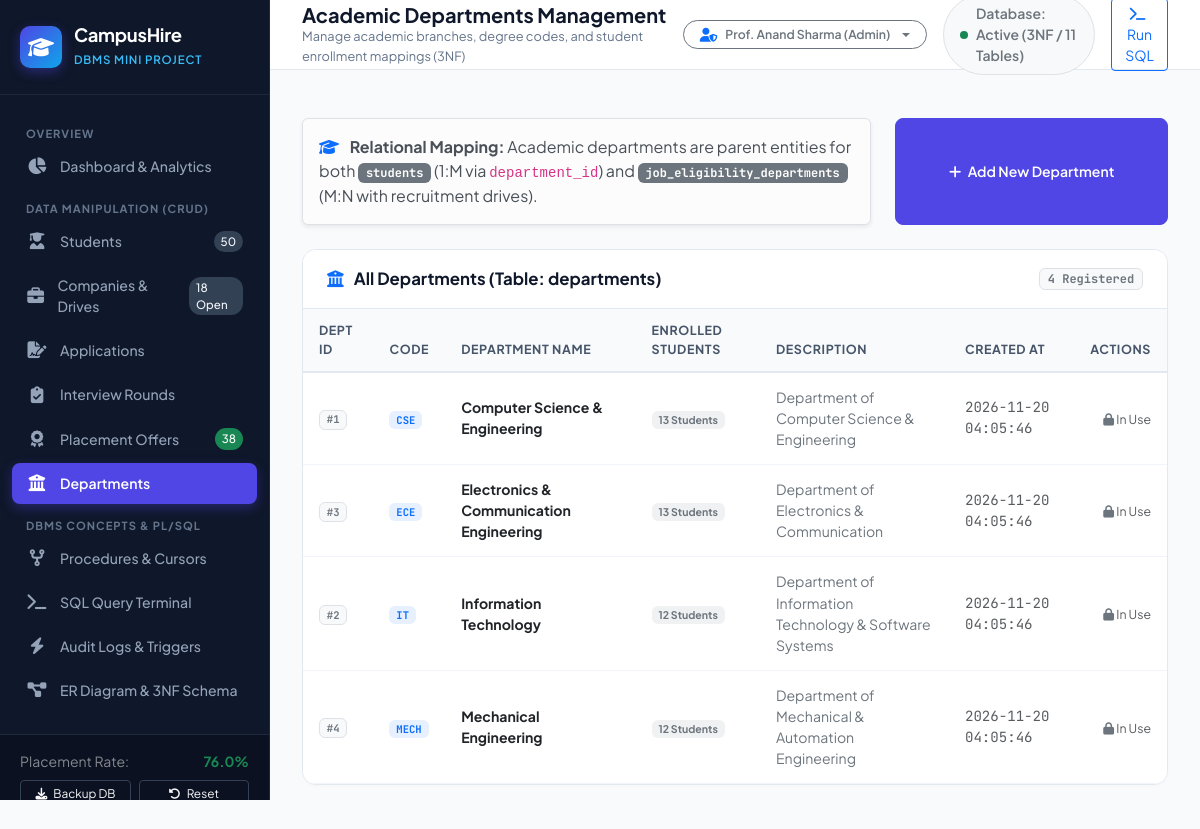
/departments, run on an earlier commit of the app's database.
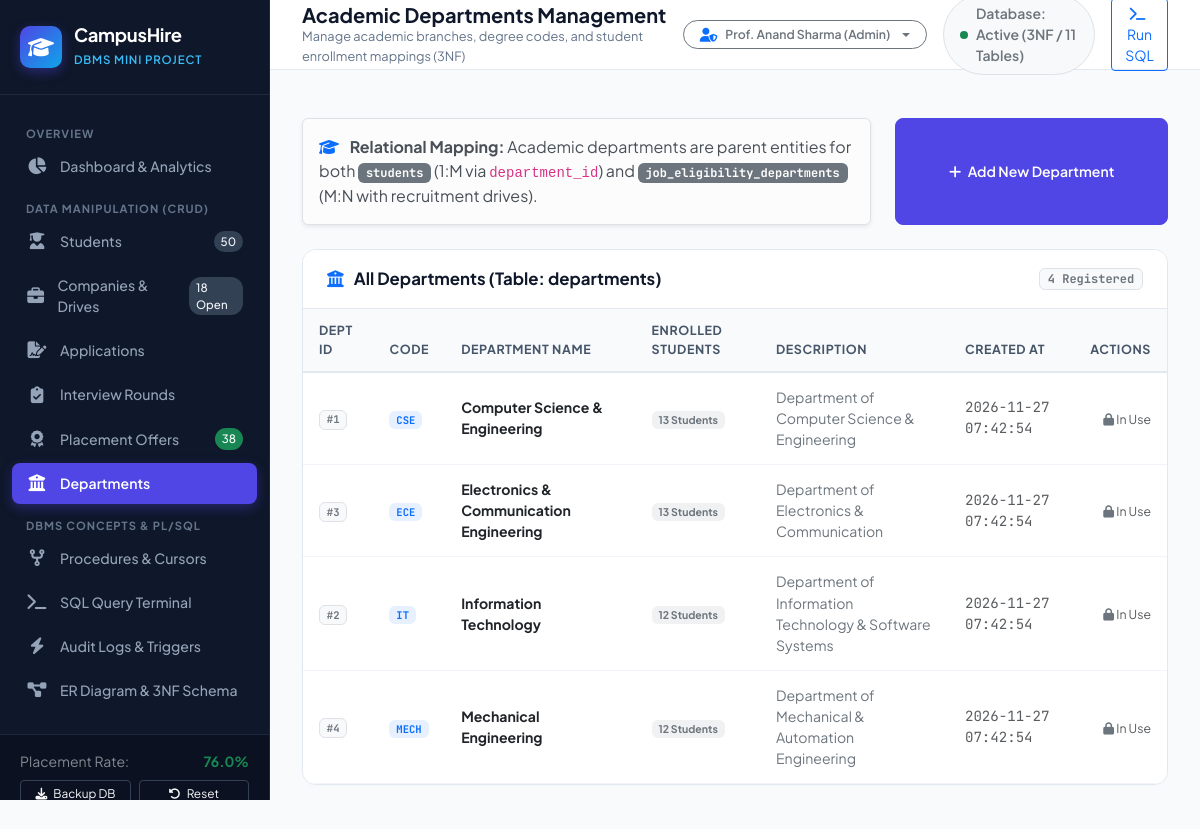
And on a later commit of the database.
### tables this page shows
CREATE TABLE departments (
        department_id INTEGER PRIMARY KEY AUTOINCREMENT,
        department_name TEXT NOT NULL UNIQUE,
        department_code TEXT NOT NULL UNIQUE,
        description TEXT,
        created_at DATETIME DEFAULT (datetime('now', 'localtime'))
    );

### app.py (the view)
@app.route('/departments')
def departments_view():
    conn = database.get_db_connection()
    cur = conn.cursor()
    cur.execute("""
        SELECT d.*, COUNT(s.student_id) AS student_count
        FROM departments d
        LEFT JOIN students s ON d.department_id = s.department_id
        GROUP BY d.department_id
        ORDER BY d.department_code
    """)
    depts = [dict(r) for r in cur.fetchall()]
    conn.close()
    return render_template('departments.html', departments=depts)

### database.py (called while the page is built)
def get_db_connection():
    conn = sqlite3.connect(DB_PATH)
    conn.row_factory = sqlite3.Row
    conn.execute("PRAGMA foreign_keys = ON;")
    conn.create_function("fn_calculate_overall_placement_percentage", 0, lambda: _calculate_overall_placement_percentage(conn))
    conn.create_function("fn_calculate_department_placement_percentage", 1, lambda dept_id: _calculate_department_placement_percentage(conn, dept_id))
    return conn

def _calculate_overall_placement_percentage(conn):
    cur = conn.cursor()
    cur.execute("""
        SELECT COUNT(*) FROM students s
        INNER JOIN users u ON s.user_id = u.user_id
        WHERE u.account_status = 'ACTIVE'
    """)
    total = cur.fetchone()[0] or 0
    cur.execute("""
        SELECT COUNT(DISTINCT s.student_id)
        FROM students s
        INNER JOIN applications a ON s.student_id = a.student_id
        INNER JOIN placement_offers o ON a.application_id = o.application_id
        WHERE o.offer_status = 'ACCEPTED'
    """)
    placed = cur.fetchone()[0] or 0
    if total > 0:
        return round((placed * 100.0) / total, 2)
    return 0.00

### templates/departments.html (shortened to what this page needs)
{% extends "base.html" %}
{% block page_title %}Academic Departments Management{% endblock %}
{% block page_subtitle %}Manage academic branches, degree codes, and student enrollment mappings (3NF){% endblock %}
{% block content %}
<div class="row g-4 mb-4">
    <div class="col-md-8">
        <div class="alert alert-light border shadow-sm mb-0">
            <i class="fa-solid fa-graduation-cap text-primary me-2"></i>
            <strong>Relational Mapping:</strong> Academic departments are parent entities for both
            <span class="badge bg-secondary font-mono">students</span> (1:M via <code>department_id</code>) and
            <span class="badge bg-secondary font-mono">job_eligibility_departments</span> (M:N with recruitment drives).
        </div>
    </div>
    <div class="col-md-4 text-md-end">
        <button class="btn btn-primary-custom btn-sm w-100 h-100 py-2" data-bs-toggle="modal" data-bs-target="#addDeptModal">
            <i class="fa-solid fa-plus me-1"></i> Add New Department
        </button>
    </div>
</div>
<div class="card-custom">
    <div class="card-custom-header">
        <h5>
            <i class="fa-solid fa-building-columns text-primary"></i>
            All Departments (Table: departments)
        </h5>
        <span class="badge bg-light text-secondary border font-mono small">{{ departments|length }} Registered</span>
    </div>
    <div class="table-responsive">
        <table class="table table-custom align-middle">
            <thead>
                <tr>
                    <th>Dept ID</th>
                    <th>Code</th>
                    <th>Department Name</th>
                    <th>Enrolled Students</th>
                    <th>Description</th>
                    <th>Created At</th>
                    <th class="text-end">Actions</th>
                </tr>
            </thead>
            <tbody>
                {% for d in departments %}
                <tr>
                    <td><span class="badge bg-light text-secondary border font-mono">#{{ d.department_id }}</span></td>
                    <td><span class="badge bg-primary bg-opacity-10 text-primary fw-bold font-mono">{{ d.department_code }}</span></td>
                    <td class="fw-bold text-dark">{{ d.department_name }}</td>
                    <td>
                        <span class="badge bg-secondary bg-opacity-10 text-secondary">{{ d.student_count }} Students</span>
                    </td>
                    <td class="small text-secondary" style="max-width: 320px;">
                        {{ d.description or '&mdash;'|safe }}
                    </td>
                    <td class="small text-muted font-mono">{{ d.created_at }}</td>
                    <td class="text-end">
                        {% if d.student_count == 0 %}
                        <form action="{{ url_for('delete_department', dept_id=d.department_id) }}" method="POST" class="d-inline" onsubmit="return confirm('Delete department {{ d.department_code }}?');">
                            <button type="submit" class="btn btn-outline-danger btn-sm" title="Delete Department">
                                <i class="fa-solid fa-trash-can"></i>
                            </button>
                        </form>
                        {% else %}
                        <span class="text-muted small" title="Cannot delete department with active enrolled students"><i class="fa-solid fa-lock text-secondary"></i> In Use</span>
                        {% endif %}
                    </td>
                </tr>
                {% endfor %}
            </tbody>
        </table>
    </div>
</div>
{% endblock %}

What changed in the data, as far as the page shows it:
changed departments "Computer Science & Engineering": created_at "2026-11-20 04:05:46" → "2026-11-27 07:42:54"
changed departments "Electronics & Communication Engineering": created_at "2026-11-20 04:05:46" → "2026-11-27 07:42:54"
changed departments "Information Technology": created_at "2026-11-20 04:05:46" → "2026-11-27 07:42:54"
changed departments "Mechanical Engineering": created_at "2026-11-20 04:05:46" → "2026-11-27 07:42:54"
